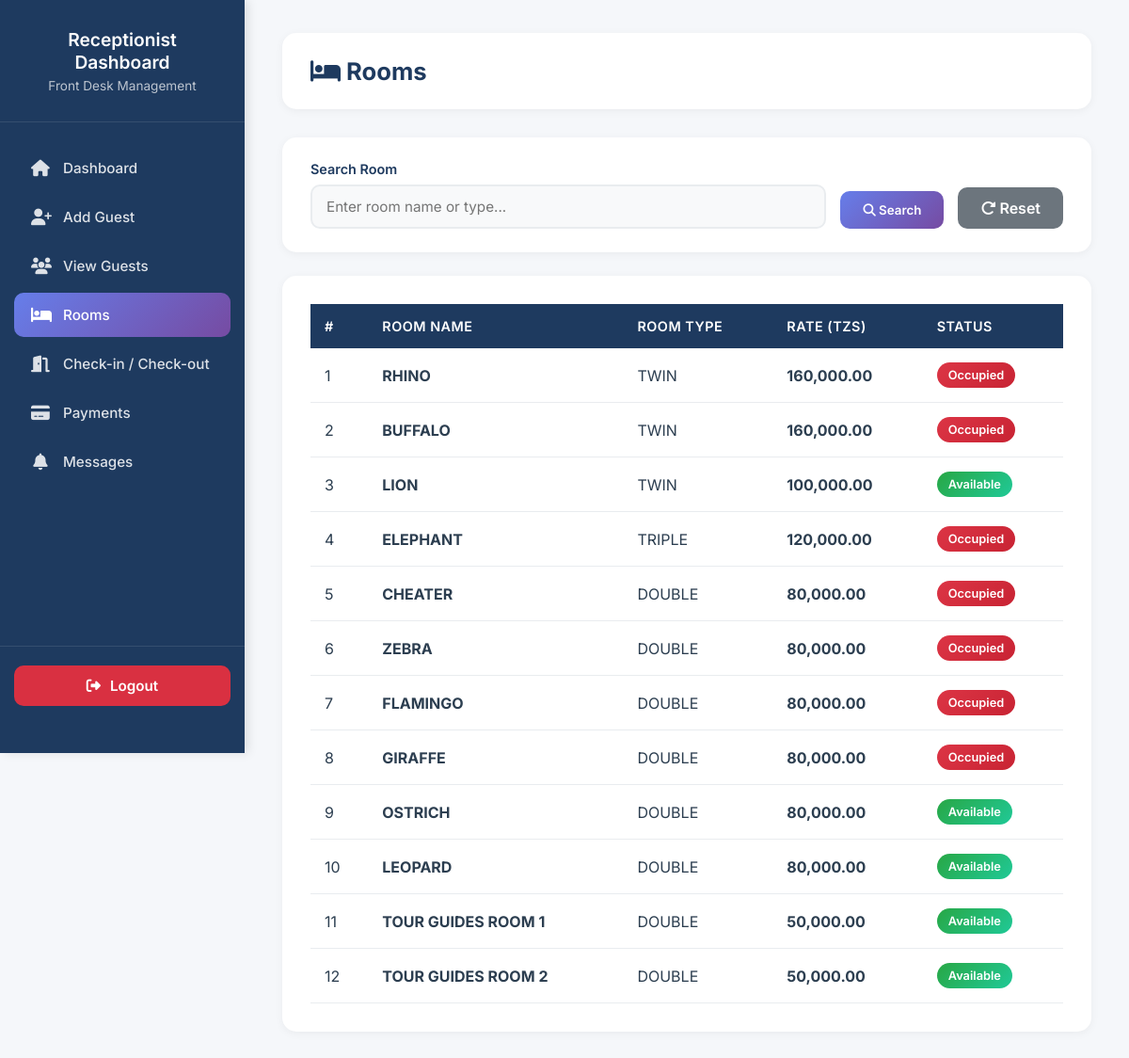
Page /rooms.php (signed in) on the committed database.
### tables this page shows
CREATE TABLE `rooms` (
  `room_id` int(11) NOT NULL,
  `room_name` varchar(100) NOT NULL,
  `room_type` varchar(50) NOT NULL,
  `room_rate` decimal(10,2) NOT NULL DEFAULT 0.00,
  `status` enum('Available','Occupied','Reserved','Under Maintenance') NOT NULL DEFAULT 'Available',
  `created_by` enum('admin','receptionist') NOT NULL DEFAULT 'admin',
  `created_at` timestamp NOT NULL DEFAULT current_timestamp(),
  `updated_at` timestamp NOT NULL DEFAULT current_timestamp() ON UPDATE current_timestamp()
);

### rooms.php (the view, shortened to what this page needs)
<?php
include 'config.php';
$currentPage = basename($_SERVER['PHP_SELF']);
$search = $_GET['search'] ?? '';
$query = "SELECT * FROM rooms WHERE 1";
$query .= " ORDER BY room_id ASC";
$result = mysqli_query($conn, $query);
?>
<!DOCTYPE html>
<html lang="en">
<head>
<link href="https://cdnjs.cloudflare.com/ajax/libs/font-awesome/6.4.0/css/all.min.css" rel="stylesheet">
</head>
<body>
<div class="sidebar">
    <div class="sidebar-header">
        <h2>Receptionist Dashboard</h2>
        <p>Front Desk Management</p>
    </div>
    <div class="sidebar-nav">
        <a href="receptionist_dashboard.php" class="<?= $currentPage=='receptionist_dashboard.php'?'active':'' ?>">
            <i class="fa-solid fa-house"></i>
            <span>Dashboard</span>
        </a>
        <a href="add_guest.php" class="<?= $currentPage=='add_guest.php'?'active':'' ?>">
            <i class="fa-solid fa-user-plus"></i>
            <span>Add Guest</span>
        </a>
        <a href="view_guests.php" class="<?= $currentPage=='view_guests.php'?'active':'' ?>">
            <i class="fa-solid fa-users"></i>
            <span>View Guests</span>
        </a>
        <a href="rooms.php" class="<?= $currentPage=='rooms.php'?'active':'' ?>">
            <i class="fa-solid fa-bed"></i>
            <span>Rooms </span>
        </a>
        <a href="checkin_checkout.php" class="<?= $currentPage=='checkin_checkout.php'?'active':'' ?>">
            <i class="fa-solid fa-door-open"></i>
            <span>Check-in / Check-out</span>
        </a>
        <a href="payments.php" class="<?= $currentPage=='payments.php'?'active':'' ?>">
            <i class="fa-solid fa-credit-card"></i>
            <span>Payments</span>
        </a>
        <a href="messages.php" class="<?= $currentPage=='messages.php'?'active':'' ?>">
            <i class="fa-solid fa-bell"></i>
            <span>Messages</span>
        </a>
    </div>
    <div class="logout-section">
        <form action="logout.php" method="POST">
            <button type="submit" class="logout-btn">
                <i class="fa-solid fa-right-from-bracket"></i>
                <span>Logout</span>
            </button>
        </form>
    </div>
</div>
<div class="main-content">
    <div class="header">
        <h2><i class="fa-solid fa-bed"></i> Rooms </h2>
    </div>
    <div class="search-card">
        <form method="GET" class="search-form">
            <div class="form-group">
                <label class="form-label">Search Room</label>
                <input type="text" name="search" class="form-control" placeholder="Enter room name or type..." value="<?= htmlspecialchars($search) ?>">
            </div>
            <div>
                <button type="submit" class="btn-search">
                    <i class="fa-solid fa-search"></i> Search
                </button>
            </div>
            <div>
                <a href="rooms.php" class="btn-reset">
                    <i class="fa-solid fa-rotate-right"></i> Reset
                </a>
            </div>
        </form>
    </div>
    <div class="table-container">
        <div class="table-responsive">
            <table class="table table-striped table-hover align-middle">
                <thead>
                    <tr>
                        <th>#</th>
                        <th>Room Name</th>
                        <th>Room Type</th>
                        <th>Rate (TZS)</th>
                        <th>Status</th>
                    </tr>
                </thead>
                <tbody>
                    <?php if(mysqli_num_rows($result) > 0): $i=1; while($row = mysqli_fetch_assoc($result)): ?>
                        <tr>
                            <td><?= $i++ ?></td>
                            <td><strong><?= htmlspecialchars($row['room_name']) ?></strong></td>
                            <td><?= htmlspecialchars($row['room_type']) ?></td>
                            <td><strong><?= number_format($row['room_rate'], 2) ?></strong></td>
                            <td>
                                <?php
                                    $status = htmlspecialchars($row['status']);
                                    $statusClass = str_replace(' ', '', $status);
                                    echo '<span class="badge badge-'.$statusClass.'">'.$status.'</span>';
                                ?>
                            </td>
                        </tr>
                    <?php endwhile; else: ?>
                        <tr><td colspan="5" class="text-center">No room records found.</td></tr>
                    <?php endif; ?>
                </tbody>
            </table>
        </div>
    </div>
</div>
</body>
</html>

### rooms.php (style rules this page uses)
* { margin: 0; padding: 0; box-sizing: border-box; font-family: 'Inter', sans-serif; }
body { background: #f5f7fa; color: #2c3e50; min-height: 100vh; }
.sidebar { position: fixed; left: 0; top: 0; width: 260px; height: 100vh; background: #1e3a5f; color: #fff; padding: 30px 0; display: flex; flex-direction: column; box-shadow: 4px 0 10px rgba(0, 0, 0, 0.1); z-index: 1000; }
.sidebar-header { padding: 0 25px 30px 25px; border-bottom: 1px solid rgba(255, 255, 255, 0.1); margin-bottom: 20px; }
.sidebar-header h2 { font-weight: 600; font-size: 1.2rem; color: #fff; margin-bottom: 5px; text-align: center; }
.sidebar-header p { font-size: 0.85rem; color: rgba(255, 255, 255, 0.7); text-align: center; }
.sidebar-nav { flex: 1; padding: 0 15px; overflow-y: auto; }
.sidebar a { text-decoration: none; color: rgba(255, 255, 255, 0.85); display: flex; align-items: center; padding: 14px 18px; margin: 5px 0; border-radius: 10px; transition: all 0.3s ease; font-weight: 500; font-size: 0.95rem; }
.sidebar a i { margin-right: 14px; font-size: 1.1rem; width: 20px; text-align: center; }
.sidebar a.active { background: linear-gradient(135deg, #667eea 0%, #764ba2 100%); color: #fff; }
.logout-section { padding: 0 15px 20px 15px; border-top: 1px solid rgba(255, 255, 255, 0.1); margin-top: 20px; padding-top: 20px; }
.logout-btn { width: 100%; padding: 12px 18px; background: #d93041ff; color: #fff; border: none; border-radius: 10px; cursor: pointer; transition: all 0.3s ease; font-weight: 600; font-size: 0.95rem; display: flex; align-items: center; justify-content: center; }
.logout-btn i { margin-right: 10px; }
.main-content { margin-left: 260px; padding: 35px 40px; min-height: 100vh; }
.header { display: flex; justify-content: space-between; align-items: center; margin-bottom: 30px; background: #fff; padding: 25px 30px; border-radius: 15px; box-shadow: 0 2px 10px rgba(0, 0, 0, 0.05); }
.header h2 { font-size: 1.6rem; font-weight: 700; color: #1e3a5f; }
.search-card { background: #fff; border-radius: 15px; padding: 25px 30px; box-shadow: 0 2px 10px rgba(0, 0, 0, 0.05); margin-bottom: 25px; }
.search-form { display: flex; gap: 15px; align-items: flex-end; }
.form-group { flex: 1; }
.form-label { font-weight: 600; margin-bottom: 8px; color: #1e3a5f; font-size: 0.9rem; display: block; }
.form-control { width: 100%; padding: 12px 15px; border: 2px solid #e9ecef; border-radius: 10px; font-size: 0.95rem; transition: all 0.3s ease; background: #f8f9fa; }
.btn-search { padding: 12px 24px; background: linear-gradient(135deg, #667eea 0%, #764ba2 100%); color: #fff; border: none; border-radius: 10px; font-weight: 600; cursor: pointer; transition: all 0.3s ease; }
.btn-reset { padding: 12px 24px; background: #6c757d; color: #fff; border: none; border-radius: 10px; font-weight: 600; cursor: pointer; transition: all 0.3s ease; text-decoration: none; display: inline-block; }
.table-container { background: #fff; border-radius: 15px; padding: 30px; box-shadow: 0 2px 10px rgba(0, 0, 0, 0.05); overflow-x: auto; }
table { width: 100%; border-collapse: collapse; border: none; }
table th { background: #1e3a5f; color: #fff; text-align: left; padding: 15px; font-weight: 600; font-size: 0.9rem; text-transform: uppercase; letter-spacing: 0.5px; }
table td { padding: 15px; text-align: left; border-bottom: 1px solid #e9ecef; vertical-align: middle; color: #2c3e50; }
table tbody tr { transition: all 0.2s ease; }
.badge { padding: 6px 12px; border-radius: 20px; font-size: 0.8rem; font-weight: 600; display: inline-block; }
.badge-Available { background: linear-gradient(135deg, #28a745, #20c997); color: #fff; }
.badge-Occupied { background: linear-gradient(135deg, #dc3545, #c82333); color: #fff; }

### rows in the picture
rooms: room_name "RHINO", room_type "TWIN", room_rate "160,000.00", status "Occupied"
rooms: room_name "BUFFALO", room_type "TWIN", room_rate "160,000.00", status "Occupied"
rooms: room_name "LION", room_type "TWIN", room_rate "100,000.00", status "Available"
rooms: room_name "ELEPHANT", room_type "TRIPLE", room_rate "120,000.00", status "Occupied"
rooms: room_name "CHEATER", room_type "DOUBLE", room_rate "80,000.00", status "Occupied"
rooms: room_name "ZEBRA", room_type "DOUBLE", room_rate "80,000.00", status "Occupied"
rooms: room_name "FLAMINGO", room_type "DOUBLE", room_rate "80,000.00", status "Occupied"
rooms: room_name "GIRAFFE", room_type "DOUBLE", room_rate "80,000.00", status "Occupied"
rooms: room_name "OSTRICH", room_type "DOUBLE", room_rate "80,000.00", status "Available"
rooms: room_name "LEOPARD", room_type "DOUBLE", room_rate "80,000.00", status "Available"
rooms: room_name "TOUR GUIDES ROOM 1", room_type "DOUBLE", room_rate "50,000.00", status "Available"
rooms: room_name "TOUR GUIDES ROOM 2", room_type "DOUBLE", room_rate "50,000.00", status "Available"
